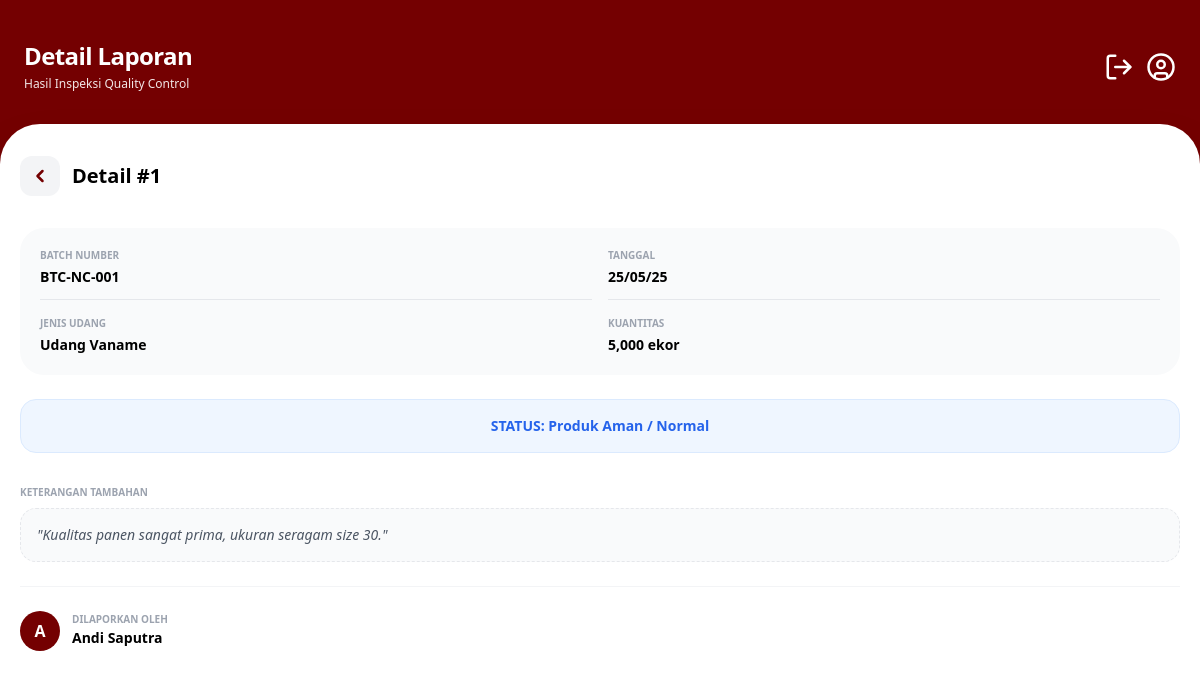
Screenshot of /detail_laporan.php?id=1 with the database file from the repository.
### tables this page shows
CREATE TABLE `laporannoncacat` (
  `id` int(11) NOT NULL,
  `id_user` int(11) NOT NULL,
  `batch_number` varchar(50) NOT NULL,
  `jenis_udang` varchar(50) NOT NULL,
  `tanggal` date NOT NULL,
  `kuantitas` int(11) NOT NULL,
  `deskripsi` text DEFAULT NULL,
  `created_at` timestamp NOT NULL DEFAULT current_timestamp()
);

CREATE TABLE `users` (
  `id` int(11) NOT NULL,
  `nip` varchar(20) NOT NULL,
  `password` varchar(255) NOT NULL,
  `nama_lengkap` varchar(100) NOT NULL,
  `jabatan` enum('admin','staff','kepala','manajer','supervisor') NOT NULL,
  `email` varchar(100) NOT NULL,
  `no_telp` varchar(20) NOT NULL,
  `alamat` text NOT NULL
);

### detail_laporan.php (the view, shortened to what this page needs)
<?php
include 'auth.php';
$id = mysqli_real_escape_string($conn, $_GET['id']);
$type = mysqli_real_escape_string($conn, $_GET['type']);
$role = $_SESSION['jabatan'];
if ($type === 'cacat') {
    $query = "SELECT l.*, u.nama_lengkap as staff FROM laporancacat l
              JOIN users u ON l.id_user = u.id WHERE l.id = '$id'";
} else {
    $query = "SELECT l.*, u.nama_lengkap as staff FROM laporannoncacat l
              JOIN users u ON l.id_user = u.id WHERE l.id = '$id'";
}
$result = mysqli_query($conn, $query);
$data = mysqli_fetch_assoc($result);
?>
<!DOCTYPE html>
<html lang="id">
<head>
    <?php include 'ui_config.php'; ?>
</head>
<body class="bg-utama font-sans antialiased">
    <?php include 'header.php'; ?>
    <main class="bg-white rounded-t-[40px] mt-4 min-h-screen px-5 pt-8 pb-24 shadow-2xl relative">
        <div class="flex items-center justify-between mb-8">
            <div class="flex items-center gap-3">
                <a href="<?= $role === 'kepala' ? 'dashboard_kepala_qc.php' : 'dashboard_staff_qc.php' ?>" class="bg-gray-100 text-utama w-10 h-10 rounded-xl flex items-center justify-center active:scale-90 transition-all">
                    <svg xmlns="http://www.w3.org/2000/svg" width="20" height="20" viewBox="0 0 24 24" fill="none" stroke="currentColor" stroke-width="3" stroke-linecap="round" stroke-linejoin="round">
                        <path d="m15 18-6-6 6-6" />
                    </svg>
                </a>
                <h2 class="text-xl font-bold text-black">Detail #<?= $data['id'] ?></h2>
            </div>
        </div>
        <div class="space-y-6">
            <div class="grid grid-cols-2 gap-4 bg-gray-50 p-5 rounded-3xl">
                <div class="border-b border-gray-200 pb-3">
                    <p class="text-[10px] text-gray-400 font-bold uppercase mb-1">Batch Number</p>
                    <p class="text-sm font-bold text-black"><?= $data['batch_number'] ?></p>
                </div>
                <div class="border-b border-gray-200 pb-3">
                    <p class="text-[10px] text-gray-400 font-bold uppercase mb-1">Tanggal</p>
                    <p class="text-sm font-bold text-black"><?= date('d/m/y', strtotime($data['tanggal'])) ?></p>
                </div>
                <div class="border-b border-gray-200 sm:border-0 pb-3 sm:pb-0">
                    <p class="text-[10px] text-gray-400 font-bold uppercase mb-1">Jenis Udang</p>
                    <p class="text-sm font-bold text-black"><?= $data['jenis_udang'] ?></p>
                </div>
                <div>
                    <p class="text-[10px] text-gray-400 font-bold uppercase mb-1">Kuantitas</p>
                    <p class="text-sm font-bold text-black"><?= number_format($data['kuantitas']) ?> ekor</p>
                </div>
            </div>
            <?php if ($type === 'cacat'): ?>
                <div class="flex flex-col gap-3">
                    <div class="bg-red-50 border-l-4 border-red-500 p-4 rounded-2xl">
                        <p class="text-[10px] text-red-400 font-bold uppercase">Tingkat Keparahan</p>
                        <p class="text-md font-bold text-red-800"><?= $data['tingkat_keparahan'] ?? $data['keparahan'] ?></p>
                    </div>
                </div>
                <div class="pt-2">
                    <h3 class="text-[10px] font-bold text-gray-400 uppercase mb-2">Deskripsi Temuan</h3>
                    <div class="bg-gray-50 p-4 rounded-2xl border border-dashed border-gray-200">
                        <p class="text-sm text-gray-600 italic">"<?= $data['deskripsi'] ?: 'Tidak ada catatan.' ?>"</p>
                    </div>
                </div>
                <div class="mt-4 pt-6 border-t-2 border-gray-100">
                    <h3 class="text-sm font-bold text-black mb-4 flex items-center gap-2">
                        <svg xmlns="http://www.w3.org/2000/svg" width="18" height="18" viewBox="0 0 24 24" fill="none" stroke="currentColor" stroke-width="2" stroke-linecap="round" stroke-linejoin="round" class="text-utama">
                            <path d="M11 4H4a2 2 0 0 0-2 2v14a2 2 0 0 0 2 2h14a2 2 0 0 0 2-2v-7" />
                            <path d="M18.5 2.5a2.121 2.121 0 0 1 3 3L12 15l-4 1 1-4 9.5-9.5z" />
                        </svg>
                        Tinjauan Kepala QC
                    </h3>
                    <?php if ($role === 'kepala'): ?>
                        <form action="" method="POST" class="space-y-4">
                            <input type="hidden" name="proses_laporan" value="1">
                            <div>
                                <label class="text-[10px] font-bold text-gray-400 uppercase ml-2">Keputusan Status</label>
                                <div class="grid grid-cols-2 gap-3 mt-1">
                                    <label class="cursor-pointer">
                                        <input type="radio" name="status" value="diterima" class="peer hidden" <?= $data['status'] == 'diterima' ? 'checked' : '' ?> required>
                                        <div class="text-center p-3 rounded-2xl border-2 border-gray-100 peer-checked:border-green-500 peer-checked:bg-green-50 text-gray-400 peer-checked:text-green-600 font-bold text-sm transition-all">Terima</div>
                                    </label>
                                    <label class="cursor-pointer">
                                        <input type="radio" name="status" value="ditolak" class="peer hidden" <?= $data['status'] == 'ditolak' ? 'checked' : '' ?> required>
                                        <div class="text-center p-3 rounded-2xl border-2 border-gray-100 peer-checked:border-red-500 peer-checked:bg-red-50 text-gray-400 peer-checked:text-red-600 font-bold text-sm transition-all">Tolak</div>
                                    </label>
                                </div>
                            </div>
                            <div>
                                <label class="text-[10px] font-bold text-gray-400 uppercase ml-2">Catatan/Instruksi Kepala</label>
                                <textarea name="catatan_kepala" rows="3" class="w-full mt-1 p-4 bg-gray-50 border border-gray-200 rounded-2xl text-sm focus:outline-none focus:border-utama transition-all" placeholder="Tulis instruksi..."><?= $data['catatan_kepala'] ?></textarea>
                            </div>
                            <button type="submit" class="w-full bg-utama text-white font-bold py-4 rounded-2xl shadow-lg active:scale-95 transition-all">Simpan Keputusan</button>
                        </form>
                    <?php else: ?>
                        <div class="space-y-4">
                            <div class="bg-gray-50 p-4 rounded-2xl border border-gray-100">
                                <p class="text-[10px] text-gray-400 font-bold uppercase mb-1">Status Akhir</p>
                                <p class="text-sm font-bold <?= $data['status'] == 'diterima' ? 'text-green-600' : 'text-red-600' ?>">
                                    <?= strtoupper($data['status']) ?>
                                </p>
                            </div>
                            <div class="bg-gray-50 p-4 rounded-2xl border border-gray-100">
                                <p class="text-[10px] text-gray-400 font-bold uppercase mb-1">Instruksi Kepala</p>
                                <p class="text-sm text-gray-700 font-medium"><?= $data['catatan_kepala'] ?: 'Belum ada catatan dari kepala.' ?></p>
                            </div>
                        </div>
                    <?php endif; ?>
                </div>
            <?php else: ?>
                <div class="bg-blue-50 p-4 rounded-2xl text-center border border-blue-100">
                    <p class="text-sm font-bold text-blue-600">STATUS: Produk Aman / Normal</p>
                </div>
                <div class="pt-2">
                    <h3 class="text-[10px] font-bold text-gray-400 uppercase mb-2">Keterangan Tambahan</h3>
                    <div class="bg-gray-50 p-4 rounded-2xl border border-dashed border-gray-200">
                        <p class="text-sm text-gray-600 italic">"<?= $data['deskripsi'] ?: 'Laporan pemeriksaan rutin, kualitas produk sesuai standar.' ?>"</p>
                    </div>
                </div>
            <?php endif; ?>
            <div class="mt-8 pt-6 border-t border-gray-100 flex items-center gap-3">
                <div class="w-10 h-10 bg-utama text-white flex items-center justify-center rounded-full font-bold">
                    <?= substr($data['staff'], 0, 1) ?>
                </div>
                <div>
                    <p class="text-[10px] text-gray-400 font-bold uppercase leading-none mb-1">Dilaporkan Oleh</p>
                    <p class="text-sm font-bold text-black"><?= $data['staff'] ?></p>
                </div>
            </div>
        </div>
    </main>
</body>
</html>

### style/color.css (style rules this page uses)
:root { --color-primary: #740001; --color-primary-dark: #4a0000; --color-background: #EDF3F6; --color-white: #FFFFFF; --color-black: #000000; --color-accent: #3385FF; --color-success: #00b894; --color-warning: #f1c40f; --color-danger: #cc0000; }
body { background-color: var(--color-primary); color: var(--color-black); }
.bg-utama { background-color: var(--color-primary); }
.text-utama { color: var(--color-primary); }

### rows the page displays
laporannoncacat: id "1", batch_number "BTC-NC-001", tanggal "25/05/25", jenis_udang "Udang Vaname", kuantitas "5,000", deskripsi "Kualitas panen sangat prima, ukuran seragam size 30.", id_user.nama_lengkap "A", id_user.nama_lengkap "Andi Saputra"

### other values shown
$title "Detail Laporan"
$subtitle "Hasil Inspeksi Quality Control"
